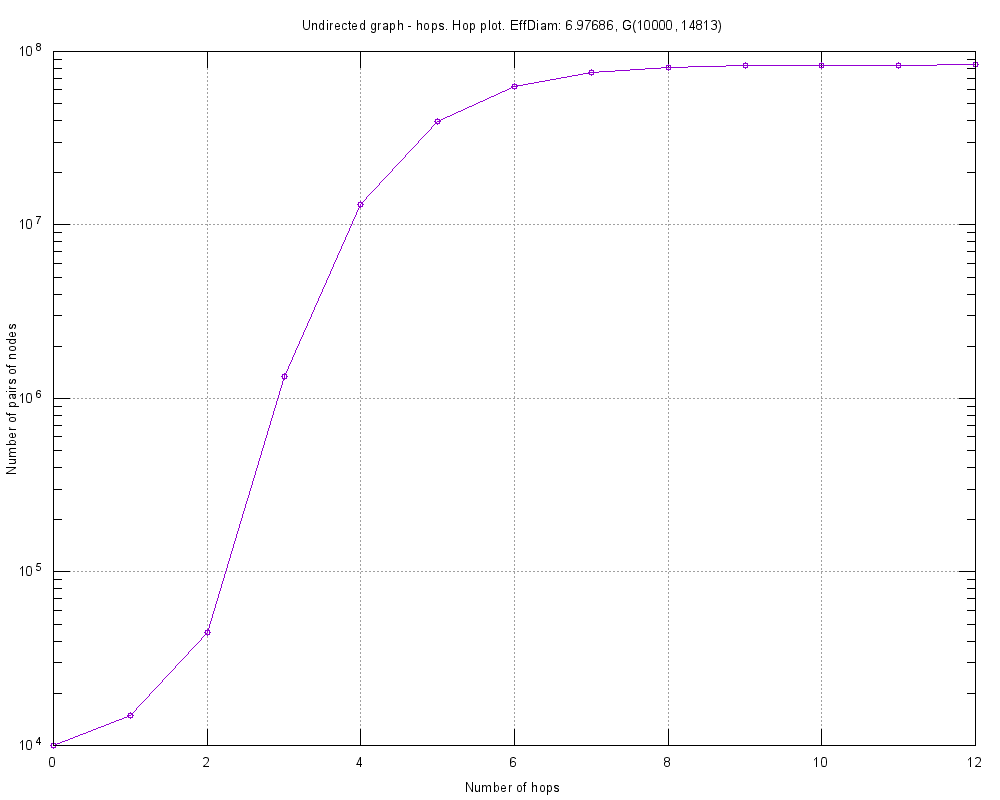

gnuplot code for this plot:
#
# Undirected graph - hops. Hop plot. EffDiam: 6.97686, G(10000, 14813) (Sat Feb 18 15:50:43 2017)
#

set title "Undirected graph - hops. Hop plot. EffDiam: 6.97686, G(10000, 14813)"
set key bottom right
set logscale y 10
set format y "10^{%L}"
set mytics 10
set grid
set xlabel "Number of hops"
set ylabel "Number of pairs of nodes"
set tics scale 2
set terminal png font arial 10 size 1000,800
set output 'hop.RandomNetworkHops.png'
plot 	"hop.RandomNetworkHops.tab" using 1:2 title "" with linespoints pt 6
